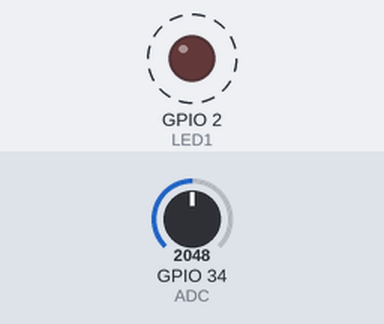
The program below on a simulated ESP32. On the bench: output pins drawn as LEDs (lit = HIGH). Dashed ring = blinking. The inputs (shaded band) are chosen by the test bench; at power-on: GPIO 34 (ADC) = 2048. What the program prints to the serial monitor is not drawn.

Above: at 0.2 s.
Timing chart, 0 to 3.0 s (numbered marks = the images above):
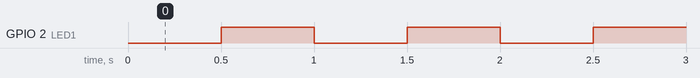

Measured:
- by itself, GPIO 2 (LED1): alternates HIGH for 0.50 s and LOW for 0.50 s

The program:

main.cpp
```cpp
#include <Arduino.h>

#define LED1 2
#define ADC 34

unsigned long lanTruocLed = 0;
unsigned long lanTruocAdc = 0;
unsigned long lanTruocHeart = 0;

bool ledState = LOW;

void setup()
{
  Serial.begin(115200);
  while (!Serial)
  {
    delay(10);
  }

  pinMode(LED1, OUTPUT);
  pinMode(ADC, INPUT);
}

void loop()
{
  unsigned long now = millis();

  if (now - lanTruocLed >= 500)
  {
    lanTruocLed = now;
    ledState = !ledState;
    digitalWrite(LED1, ledState);
  }

  if (now - lanTruocAdc >= 2000)
  {
    lanTruocAdc = now;
    int tho = analogRead(ADC);
    Serial.println(tho);
  }

  if (now - lanTruocHeart >= 5000)
  {
    lanTruocHeart = now;
    Serial.println("heartbeat");
  }
}
```
